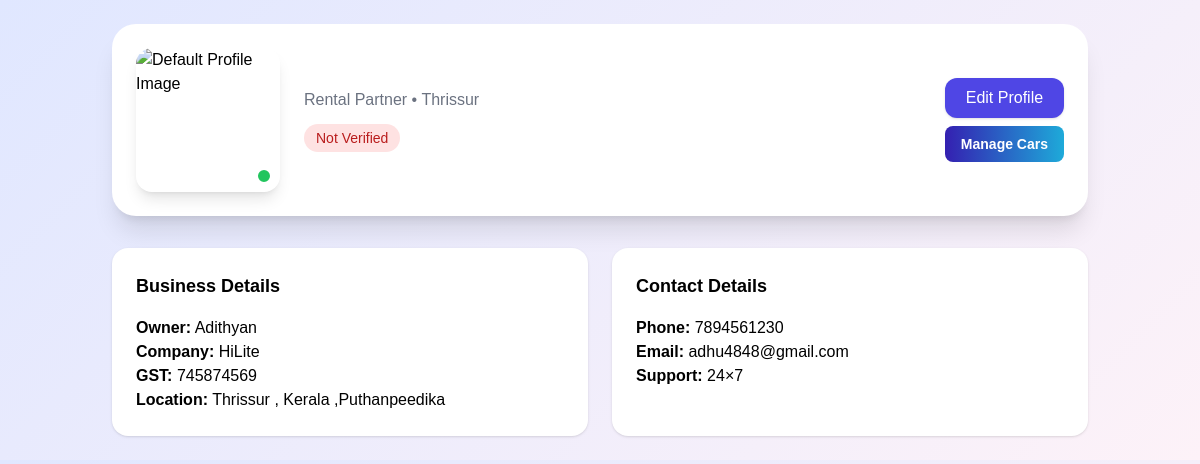
/rentalPartner/rentalPartnerProfile (signed in), run on the app's committed database.
### rentalPartner/models.py (models this page shows, shortened)
class partnerRegistration(models.Model):
    name = models.CharField(max_length=25)
    email = models.CharField(max_length=50)
    password = models.CharField(max_length=25)
    mobileNumber = models.IntegerField()
    aadharId = models.IntegerField()
    city = models.CharField(max_length=50, null=True, blank=True)
    state = models.CharField(max_length=50, null=True, blank=True)
    combanyName = models.CharField(max_length=50, null=True, blank=True)
    location = models.CharField(max_length=100, null=True, blank=True)
    GST_number = models.CharField(max_length=15, null=True, blank=True)
    STATUS_CHOICES = [
        ('pending', 'Pending'),
        ('approved', 'Approved'),
        ('rejected', 'Rejected'),
    ]
    status = models.CharField(
        max_length=10,
        choices=STATUS_CHOICES,
        default='pending'
    )
    aadharImage = models.ImageField(
        upload_to='partner_documents/aadhar/',
        null=True,
        blank=True
    )
    shopImage = models.ImageField(
        upload_to='partner_documents/shop/',
        null=True,
        blank=True
    )
    verified = models.BooleanField(default=False)
    Address = models.TextField(null=True, blank=True)
    profileImage = models.ImageField(
        upload_to='partner_images/',
        null=True,
        blank=True
    )

### rentalPartner/views.py (the view, shortened to what this page needs)
# urls.py: path('rentalPartnerProfile',views.rentalPartnerProfile,name='rentalPartnerProfile'),
def rentalPartnerProfile(request):
    partner_id = request.session.get('partner_id')
    if not partner_id:
        return redirect('partnerLogin')  # safety check
    pro = partnerRegistration.objects.get(id=partner_id)
    vehicle_counts = (
        carDetails.objects
        .filter(partner_id=partner_id)
        .values('vehicleType')
        .annotate(total=Count('id'))
    )
    vehicle_type_count = {
        item['vehicleType']: item['total']
        for item in vehicle_counts
    }
    context = {
        'pro': pro,
        'vehicle_type_count': vehicle_type_count
    }
    return render(
        request,
        'rentalPartner/rentalPartnerProfile.html',
        context
    )

### templates/rentalPartner/rentalPartnerProfile.html (shortened to what this page needs)
<!DOCTYPE html>
<html lang="en">
<head>
  <script src="https://cdn.tailwindcss.com"></script>
</head>
<body>
<div class="max-w-5xl mx-auto p-6">
  <div class="bg-white rounded-3xl shadow-xl p-6 flex flex-col md:flex-row gap-6 items-center">
{% if pro.image %}
  <div class="relative">
    <img src="{{ pro.image.url }}" alt="Profile Image"
         class="w-36 h-36 rounded-2xl object-cover shadow-lg">
    <span class="absolute bottom-2 right-2 bg-green-500 w-4 h-4 rounded-full border-2 border-white"></span>
  </div>
{% else %}
  <div class="relative">
    <img src="https://thumbs.dreamstime.com/b/businessman-avatar-image-beard-hairstyle-male-profile-vector-illustration-178545831.jpg"
         alt="Default Profile Image"
         class="w-36 h-36 rounded-2xl object-cover shadow-lg">
    <span class="absolute bottom-2 right-2 bg-green-500 w-4 h-4 rounded-full border-2 border-white"></span>
  </div>
{% endif %}
    <div class="flex-1 text-center md:text-left">
      <p class="text-gray-500">Rental Partner • {{ pro.city }}</p>
      <div class="mt-3 flex flex-wrap gap-3 justify-center md:justify-start">
        {% if pro.verified %}
          <span class="px-3 py-1 text-sm rounded-full bg-green-100 text-green-700">✔ Verified</span>
        {% else %}
          <span class="px-3 py-1 text-sm rounded-full bg-red-100 text-red-700">Not Verified</span>
        {% endif %}
      </div>
    </div>
    <div class="flex flex-col gap-2">
      <button onclick="openEditModal()"
        class="px-5 py-2 bg-indigo-600 hover:bg-indigo-700 text-white rounded-xl shadow">
        Edit Profile
      </button>
     <a href="myCars"
             class="btn-accent px-4 py-2 text-sm">
        Manage Cars
          </a>
    </div>
  </div>
  <div class="grid md:grid-cols-2 gap-6 mt-8">
    <div class="bg-white rounded-2xl shadow p-6">
      <h3 class="text-lg font-semibold mb-4">Business Details</h3>
      <p><strong>Owner:</strong> {{ pro.name }}</p>
      <p><strong>Company:</strong> {{ pro.combanyName }}</p>
      <p><strong>GST:</strong> {{ pro.GST_number|default:"Not Provided" }}</p>
      <p><strong>Location:</strong> {{ pro.city }}, {{ pro.state }} ,{{ pro.Address }}</p>
    </div>
    <div class="bg-white rounded-2xl shadow p-6">
      <h3 class="text-lg font-semibold mb-4">Contact Details</h3>
      <p><strong>Phone:</strong> {{ pro.mobileNumber }}</p>
      <p><strong>Email:</strong> {{ pro.email }}</p>
      <p><strong>Support:</strong> 24×7</p>
    </div>
  </div>
</div>
</body>
</html>

### templates/rentalPartner/rentalPartnerProfile.html (style rules this page uses)
body { font-family: "Poppins", sans-serif; background: linear-gradient(135deg, #e0e7ff, #fdf2f8); }
.btn-accent { background: linear-gradient(90deg, #3420b1, #1eaad9); color: white; font-weight: 600; border-radius: 8px; transition: 0.25s; }

### data on the page
partnerRegistration: city "Thrissur", name "Adithyan", combanyName "HiLite", GST_number "745874569", state "Kerala", Address "Puthanpeedika", mobileNumber "7894561230", email "adhu4848@gmail.com"
